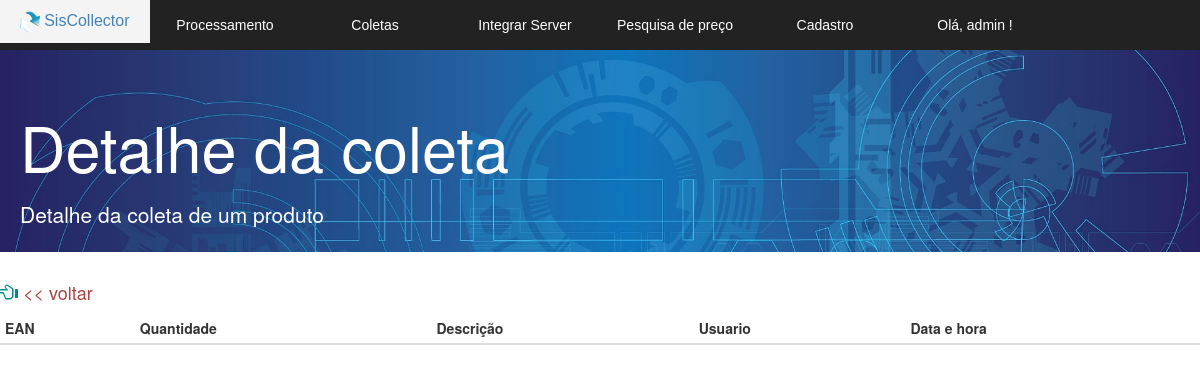
The app's page /v_listar_tempo_detalhe.php?referencia=7899026462564 (signed in), older data.
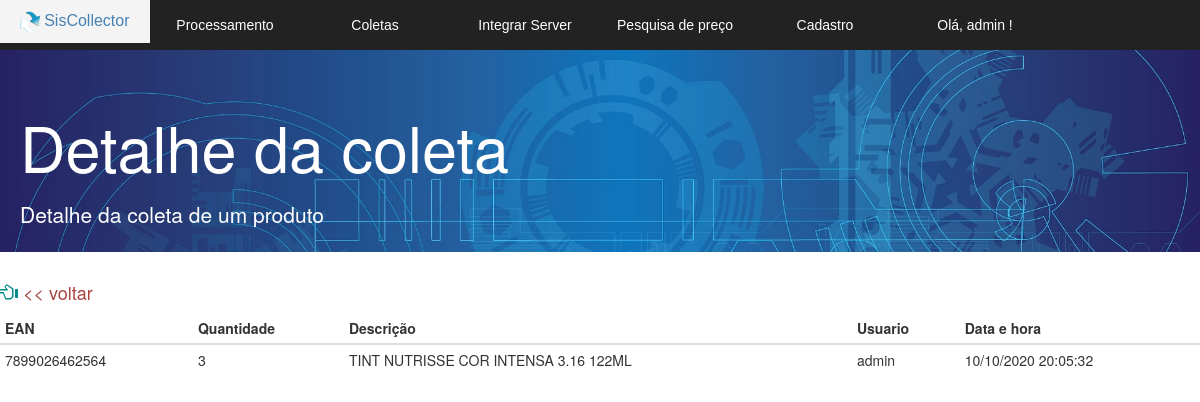
The same page, newer data.
### tables this page shows
CREATE TABLE IF NOT EXISTS `coletor_importar` (
  `referencia` varchar(255) NOT NULL,
  `quantidade` int(11) NOT NULL,
  `descricao` varchar(255) NOT NULL,
  `usuario` varchar(255) NOT NULL,
  `hora` datetime DEFAULT NULL,
  `local_estoque` int(2) DEFAULT '0',
  `local_loja` int(2) DEFAULT '0',
  `fabricante` varchar(255) DEFAULT NULL,
  `id` bigint(20) NOT NULL AUTO_INCREMENT,
  PRIMARY KEY (`id`)
);

### v_listar_tempo_detalhe.php (the view, shortened to what this page needs)
<?php
$referencia = $_GET['referencia'];
?>
<!DOCTYPE html>
<html>
<head>
  <link href="bootstrap/css/bootstrap.min.css" rel="stylesheet">
  <link rel="stylesheet" href="css.css">
  <link rel="stylesheet" href="normalize.css">
</head>
<body>
	<section id="principal">
   <?php require 'v_cabecalho.php';?>
   <section class="corpo">
    <div class="jumbotron jumbotron-fluid">
      <div class="container">
        <h1 class="display-4">Detalhe da coleta</h1>
        <p class="lead">Detalhe da coleta de um produto</p>
      </div>
    </div>
  <h4> <a href="v_listar_tempo_real.php"> <span class="glyphicon glyphicon-hand-left icones" aria-hidden="true"></span> << voltar</a> </h4>
    <?php
    $listagem = mysqli_query($conexao,"SELECT id, referencia,quantidade, descricao, usuario, hora from coletor_importar   where referencia = '$referencia' order by id;");
    ?>
    <table class="table table-condensed">
     <thead >
      <tr class="table-primary">
        <th scope="col">EAN</th>
        <th scope="col">Quantidade</th>
        <th scope="col">Descrição</th>
        <th scope="col">Usuario</th>
        <th scope="col">Data e hora</th>
      </tr>
    </thead>
    <?php
    while($linha = mysqli_fetch_array($listagem)) {
    ?>
      <tr>
      <?php $data = $linha['hora']; ?>
        <td> <?= $linha['referencia'] ?> </td>
        <td> <?= $linha['quantidade'] ?> </td>
        <td> <?= utf8_encode($linha['descricao']); ?> </td>
        <td> <?= $linha['usuario'] ?> </td>
        <td> <?php echo date('d/m/Y H:i:s', strtotime($data));  ?>  </td>
      </tr>
      <?php } ?>
  </table>
</section>
</section>
</body>
</html>

Row changes from the older to the newer data that the page shows:
added coletor_importar: referencia "7899026462564", quantidade "3", descricao "TINT NUTRISSE COR INTENSA 3.16 122ML", usuario "admin", hora "10/10/2020 20:05:32"
